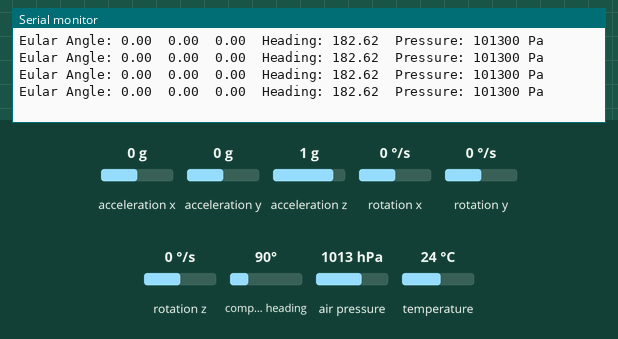
Bench run of a sketch on a simulated Arduino Uno, built with avr-gcc and run on an emulated ATmega328P. Parts: the last lines printed to the serial monitor. Wiring (inferred from the names in the program): HMC5883L compass at I2C address 0x1E; ADXL345 accelerometer at I2C address 0x53; ITG-3200 gyroscope at I2C address 0x68; BMP180 pressure sensor at I2C address 0x77. The test bench sets the inputs (shaded band); at power-on: air pressure 1013 hPa, rotation x 0 °/s, acceleration x 0 g, acceleration y 0 g, acceleration z 1 g, rotation y 0 °/s, rotation z 0 °/s, compass heading 90°, temperature 24 °C.

Above: at 3.0 s.
3.1 s: air pressure set to 952 hPa
At 3.41 s:
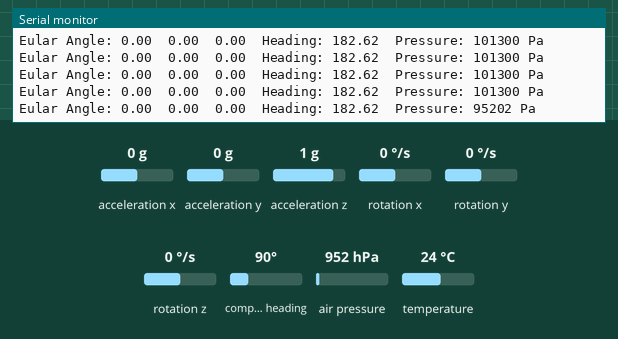
6.1 s: rotation x set to -192 °/s
At 6.3 s:
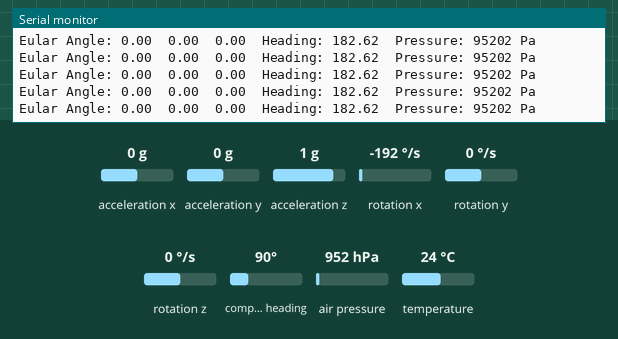
7.6 s: acceleration x set to -1.4 g
At 7.6 s:
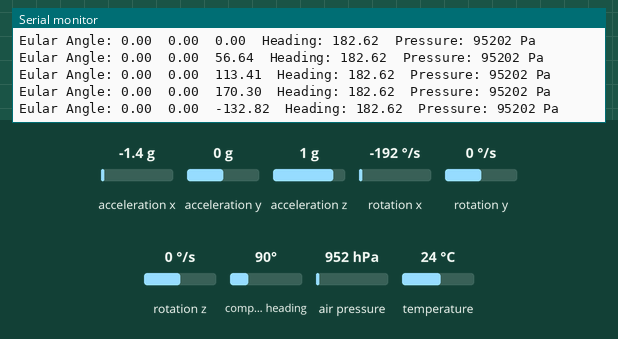
9.1 s: acceleration y set to -1.4 g
At 9.21 s:
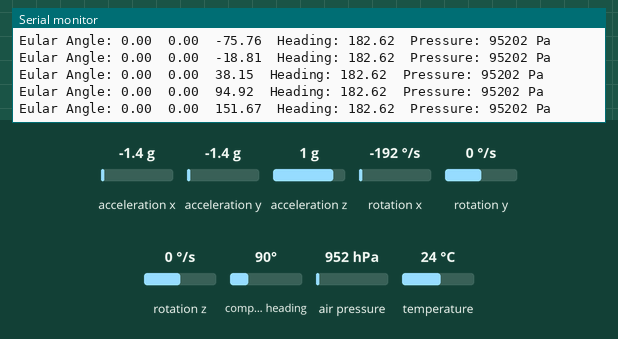
10.6 s: acceleration z set to -1.4 g
At 10.84 s:
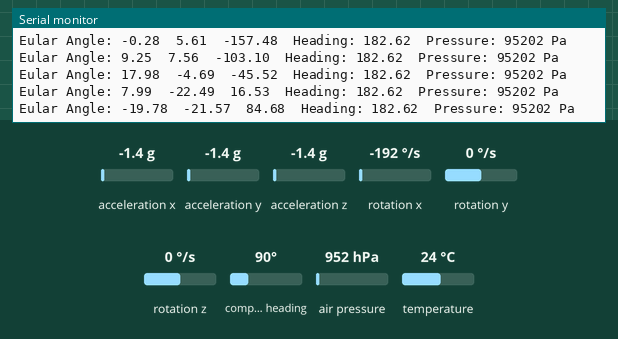
Timing chart, 0 to 13.6 s (numbered marks = the images above; inputs shaded):
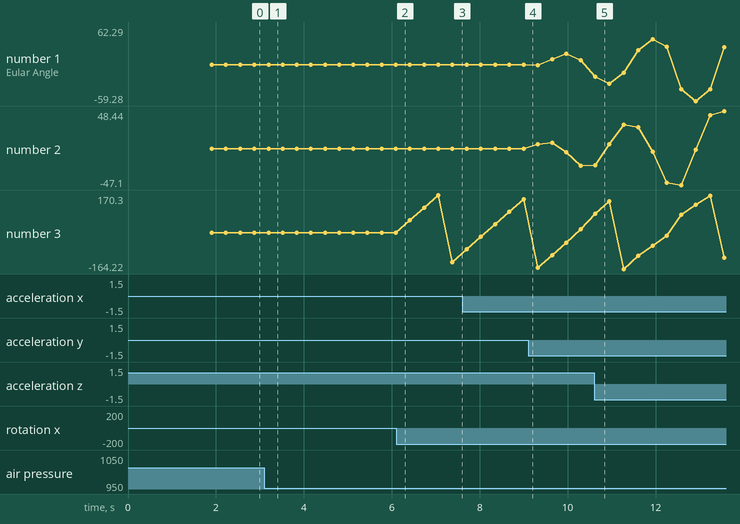

Measured:
- after the input at 3.1 s, the serial monitor: prints a new line after 0.10 s (image 1)
- after the input at 10.6 s, the serial monitor: prints a new line at once (image 5)
- plotted number 1: 0 → 7.99 after the input at 9.1 s, 7.99 → 62.29 after the input at 10.6 s
- plotted number 2: 0 → -22.49 after the input at 9.1 s, -22.49 → -45.35 after the input at 10.6 s
- plotted number 3: 0 → -132.82 after the input at 6.1 s, 151.67 → 16.53 after the input at 9.1 s, 16.53 → -53.05 after the input at 10.6 s

The sketch:

Sample_10Dof.ino
```cpp
#include <Wire.h>
#include <FreeSixIMU.h>
#include <FIMU_ADXL345.h>
#include <FIMU_ITG3200.h>
#include <HMC5883L.h>


float angles[3]; // yaw pitch roll
float heading;

short temperature;
long pressure;

// Set the FreeSixIMU object
FreeSixIMU sixDOF = FreeSixIMU();

HMC5883L compass;
// Record any errors that may occur in the compass.
int error = 0;

void setup(){

  Serial.begin(9600);
  Wire.begin();

  delay(5);
  sixDOF.init(); //init the Acc and Gyro
  delay(5);
  compass = HMC5883L(); // init HMC5883

  error = compass.SetScale(1.3); // Set the scale of the compass.
  error = compass.SetMeasurementMode(Measurement_Continuous); // Set the measurement mode to Continuous
  if(error != 0) // If there is an error, print it out.
    Serial.println(compass.GetErrorText(error));

  bmp085Calibration(); // init barometric pressure sensor

}

void loop(){

  sixDOF.getEuler(angles);

  temperature = bmp085GetTemperature(bmp085ReadUT());
  pressure = bmp085GetPressure(bmp085ReadUP());

  getHeading();
  PrintData();

  delay(300);
}

void getHeading(){
  // Retrive the raw values from the compass (not scaled).
  MagnetometerRaw raw = compass.ReadRawAxis();
  // Retrived the scaled values from the compass (scaled to the configured scale).
  MagnetometerScaled scaled = compass.ReadScaledAxis();

  // Values are accessed like so:
  int MilliGauss_OnThe_XAxis = scaled.XAxis;// (or YAxis, or ZAxis)

  // Calculate heading when the magnetometer is level, then correct for signs of axis.
  heading = atan2(scaled.YAxis, scaled.XAxis);

  float declinationAngle = 0.0457;
  heading += declinationAngle;

  // Correct for when signs are reversed.
  if(heading < 0)
    heading += 2*PI;

  // Check for wrap due to addition of declination.
  if(heading > 2*PI)
    heading -= 2*PI;

  // Convert radians to degrees for readability.
  heading = heading * 180/M_PI;
}

void PrintData(){

  Serial.print("Eular Angle: ");
  Serial.print(angles[0]);
  Serial.print("  ");
  Serial.print(angles[1]);
  Serial.print("  ");
  Serial.print(angles[2]);
  Serial.print("  ");
  Serial.print("Heading: ");
  Serial.print(heading);
  Serial.print("  ");
  Serial.print("Pressure: ");
  Serial.print(pressure, DEC);
  Serial.println(" Pa");

}
```

BMP085.ino
```cpp
// (licence header left out)
#define BMP085_ADDRESS 0x77  // I2C address of BMP085

const unsigned char OSS = 0;  // Oversampling Setting

// Calibration values
int ac1;
int ac2;
int ac3;
unsigned int ac4;
unsigned int ac5;
unsigned int ac6;
int b1;
int b2;
int mb;
int mc;
int md;

// b5 is calculated in bmp085GetTemperature(...), this variable is also used in bmp085GetPressure(...)
// so ...Temperature(...) must be called before ...Pressure(...).
long b5;

// Stores all of the bmp085's calibration values into global variables
// Calibration values are required to calculate temp and pressure
// This function should be called at the beginning of the program
void bmp085Calibration()
{
  ac1 = bmp085ReadInt(0xAA);
  ac2 = bmp085ReadInt(0xAC);
  ac3 = bmp085ReadInt(0xAE);
  ac4 = bmp085ReadInt(0xB0);
  ac5 = bmp085ReadInt(0xB2);
  ac6 = bmp085ReadInt(0xB4);
  b1 = bmp085ReadInt(0xB6);
  b2 = bmp085ReadInt(0xB8);
  mb = bmp085ReadInt(0xBA);
  mc = bmp085ReadInt(0xBC);
  md = bmp085ReadInt(0xBE);
}

// Calculate temperature given ut.
// Value returned will be in units of 0.1 deg C
short bmp085GetTemperature(unsigned int ut)
{
  long x1, x2;

  x1 = (((long)ut - (long)ac6)*(long)ac5) >> 15;
  x2 = ((long)mc << 11)/(x1 + md);
  b5 = x1 + x2;

  return ((b5 + 8)>>4);
}

// Calculate pressure given up
// calibration values must be known
// b5 is also required so bmp085GetTemperature(...) must be called first.
// Value returned will be pressure in units of Pa.
long bmp085GetPressure(unsigned long up)
{
  long x1, x2, x3, b3, b6, p;
  unsigned long b4, b7;

  b6 = b5 - 4000;
  // Calculate B3
  x1 = (b2 * (b6 * b6)>>12)>>11;
  x2 = (ac2 * b6)>>11;
  x3 = x1 + x2;
  b3 = (((((long)ac1)*4 + x3)<<OSS) + 2)>>2;

  // Calculate B4
  x1 = (ac3 * b6)>>13;
  x2 = (b1 * ((b6 * b6)>>12))>>16;
  x3 = ((x1 + x2) + 2)>>2;
  b4 = (ac4 * (unsigned long)(x3 + 32768))>>15;

  b7 = ((unsigned long)(up - b3) * (50000>>OSS));
  if (b7 < 0x80000000)
    p = (b7<<1)/b4;
  else
    p = (b7/b4)<<1;

  x1 = (p>>8) * (p>>8);
  x1 = (x1 * 3038)>>16;
  x2 = (-7357 * p)>>16;
  p += (x1 + x2 + 3791)>>4;

  return p;
}

// Read 1 byte from the BMP085 at 'address'
char bmp085Read(unsigned char address)
{
  unsigned char data;

  Wire.beginTransmission(BMP085_ADDRESS);
  Wire.write(address);
  Wire.endTransmission();

  Wire.requestFrom(BMP085_ADDRESS, 1);
  while(!Wire.available())
    ;

  return Wire.read();
}

// Read 2 bytes from the BMP085
// First byte will be from 'address'
// Second byte will be from 'address'+1
int bmp085ReadInt(unsigned char address)
{
  unsigned char msb, lsb;

  Wire.beginTransmission(BMP085_ADDRESS);
  Wire.write(address);
  Wire.endTransmission();

  Wire.requestFrom(BMP085_ADDRESS, 2);
  while(Wire.available()<2)
    ;
  msb = Wire.read();
  lsb = Wire.read();

  return (int) msb<<8 | lsb;
}

// Read the uncompensated temperature value
unsigned int bmp085ReadUT()
{
  unsigned int ut;

  // Write 0x2E into Register 0xF4
  // This requests a temperature reading
  Wire.beginTransmission(BMP085_ADDRESS);
  Wire.write(0xF4);
  Wire.write(0x2E);
  Wire.endTransmission();

  // Wait at least 4.5ms
  delay(5);

  // Read two bytes from registers 0xF6 and 0xF7
  ut = bmp085ReadInt(0xF6);
  return ut;
}

// Read the uncompensated pressure value
unsigned long bmp085ReadUP()
{
  unsigned char msb, lsb, xlsb;
  unsigned long up = 0;

  // Write 0x34+(OSS<<6) into register 0xF4
  // Request a pressure reading w/ oversampling setting
  Wire.beginTransmission(BMP085_ADDRESS);
  Wire.write(0xF4);
  Wire.write(0x34 + (OSS<<6));
  Wire.endTransmission();

  // Wait for conversion, delay time dependent on OSS
  delay(2 + (3<<OSS));

  // Read register 0xF6 (MSB), 0xF7 (LSB), and 0xF8 (XLSB)
  Wire.beginTransmission(BMP085_ADDRESS);
  Wire.write(0xF6);
  Wire.endTransmission();
  Wire.requestFrom(BMP085_ADDRESS, 3);

  // Wait for data to become available
  while(Wire.available() < 3)
    ;
  msb = Wire.read();
  lsb = Wire.read();
  xlsb = Wire.read();

  up = (((unsigned long) msb << 16) | ((unsigned long) lsb << 8) | (unsigned long) xlsb) >> (8-OSS);

  return up;
}
```
